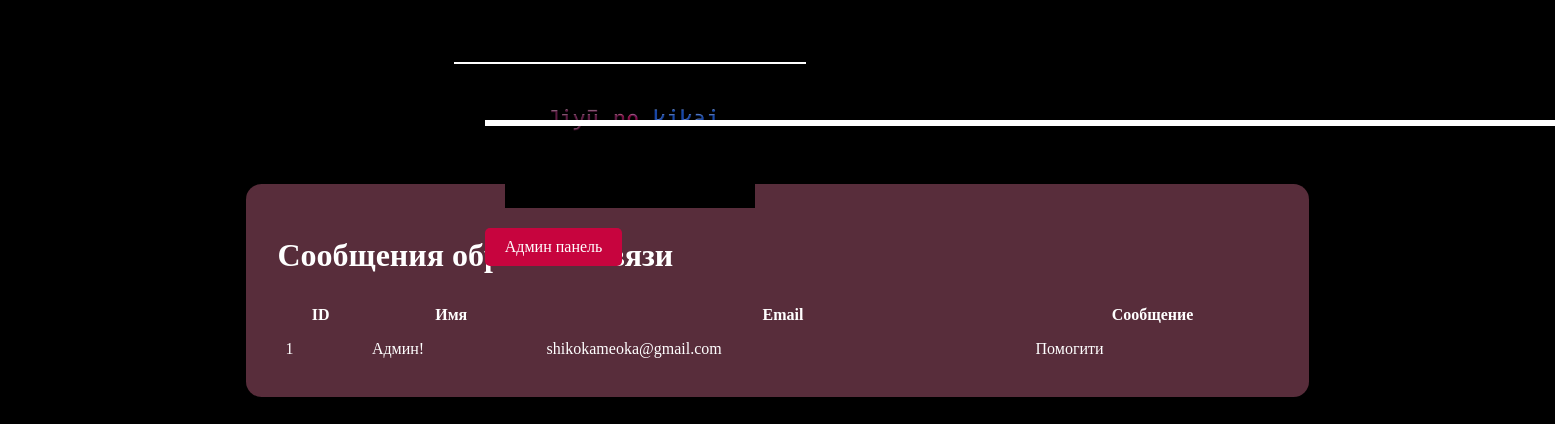
Page /admin/feedback on the committed database.
### app.py (models this page shows)
class Feedback(db.Model):
    id = db.Column(db.Integer, primary_key=True)
    name = db.Column(db.String(100), nullable=False)
    email = db.Column(db.String(120), nullable=False)
    message = db.Column(db.Text, nullable=False)

### app.py (the view)
@app.route('/admin/feedback', methods=['GET'])
def admin_feedback():
    feedback_messages = Feedback.query.all()
    return render_template('admin_feedback.html', feedback_messages=feedback_messages)

### templates/admin_feedback.html (shortened to what this page needs)
<!DOCTYPE html>
<html lang="en">
<head>
    <link rel="stylesheet" type="text/css" href="{{ url_for('static', filename='styles/admin_panel.css') }}">
</head>
<body>
    <nav class="tophat">
        <div class="top-bar">
            <a href="{{ url_for('index') }}" class="logo-link">
                <div class="logo-wrapper">
                    <img class="Logo" src="{{ url_for('static', filename='images/Logo.png') }}" alt="Logo">
                </div>
            </a>
            <div class="Line"></div>
            <a href="{{ url_for('admin_panel') }}" class="admin-link">Админ панель</a>
        </div>
    </nav>
    <div class="container">
        <h1>Сообщения обратной связи</h1>
        <table>
            <thead>
                <tr>
                    <th>ID</th>
                    <th>Имя</th>
                    <th>Email</th>
                    <th>Сообщение</th>
                </tr>
            </thead>
            <tbody>
                {% for message in feedback_messages %}
                <tr>
                    <td>{{ message.id }}</td>
                    <td>{{ message.name }}</td>
                    <td>{{ message.email }}</td>
                    <td>{{ message.message }}</td>
                </tr>
                {% endfor %}
            </tbody>
        </table>
    </div>
</body>
</html>

### static/styles/admin_panel.css (style rules this page uses)
body { background-color: #000000; background-size: cover; display: flex; flex-direction: column; align-items: center; min-height: 100vh; transform: scale(1); margin: 0; padding: 0; overflow-x: hidden; color: white; }
h1, h2, h3, p, th, td, a { color: #ffffff; }
a { text-decoration: none; }
body, button, input, select, textarea { color: #ffffff; }
.container { background-color: rgba(219, 112, 147, 0.4); margin: 15vh auto 6vh; padding: 2vw; border-radius: 1vw; width: 80%; max-width: 1000px; }
form, table, ul { margin-top: 3vh; }
.top-bar { background-image: url("../images/Jiyu.jpg"); background-size: cover; background-position: center; position: fixed; width: 100%; height: 8vh; background-color: #000000; padding: 0 2vw; box-sizing: border-box; z-index: 3; position: relative; }
.top-bar::after { content: ""; position: absolute; bottom: 0; left: 0; width: 100%; height: 0.2vh; background-color: white; z-index: 4; }
.tophat { display: flex; justify-content: space-between; align-items: center; height: 8vh; padding-left: 1vw; padding-right: 20vw; }
.Logo { display: flex; align-items: center; margin: 20px; justify-content: flex-start; }
.logo-link { width: 300px; height: auto; }
.logo-link img { width: 250px; height: auto; background-color: black; }
.Line { width: 100vw; height: 0; top: 15vh; position: fixed; border: 0.2vw solid white; z-index: 2; }
table { margin-top: 3vh; width: 100%; border-collapse: collapse; }
th, td { padding: 1vh; border-bottom: 0.1vh solid rgba(255, 255, 255, 0.2); }
th:last-child, td:last-child { border-right: none; }
tr:last-child th, tr:last-child td { border-bottom: none; }
:root { --sizeindex: calc(1vw + 1vh); }
.admin-link { display: inline-block; padding: 10px 20px; margin-right: -15vh; background-color: #c7043e; color: #fff; text-decoration: none; border-radius: 5px; transition: background-color 0.3s ease; }

### rows in the picture
Feedback: id "1", name "Админ!", email "shikokameoka@gmail.com", message "Помогити"
